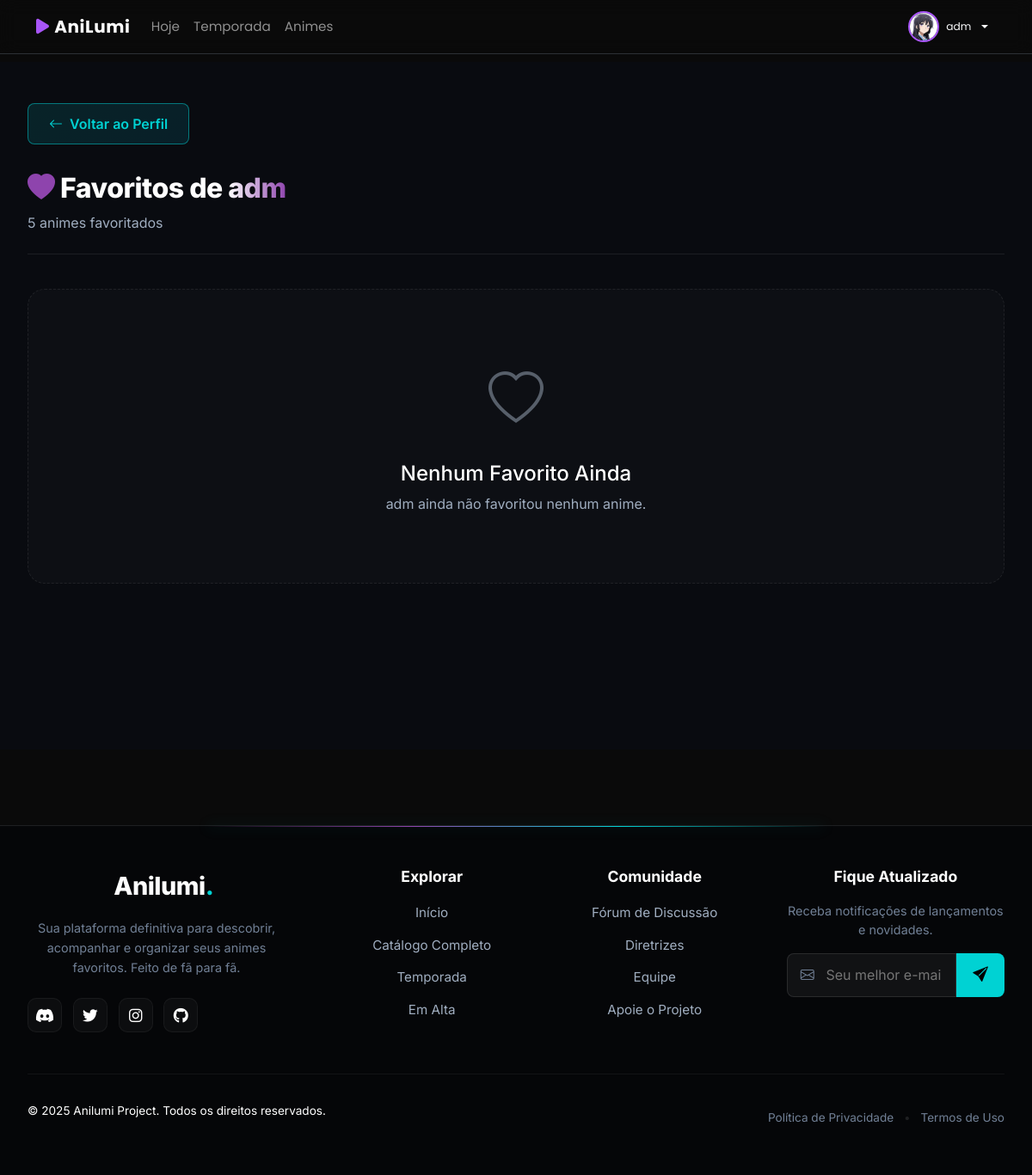
/perfil/adm/favoritos/ (signed in), run on an earlier commit of the app's database.
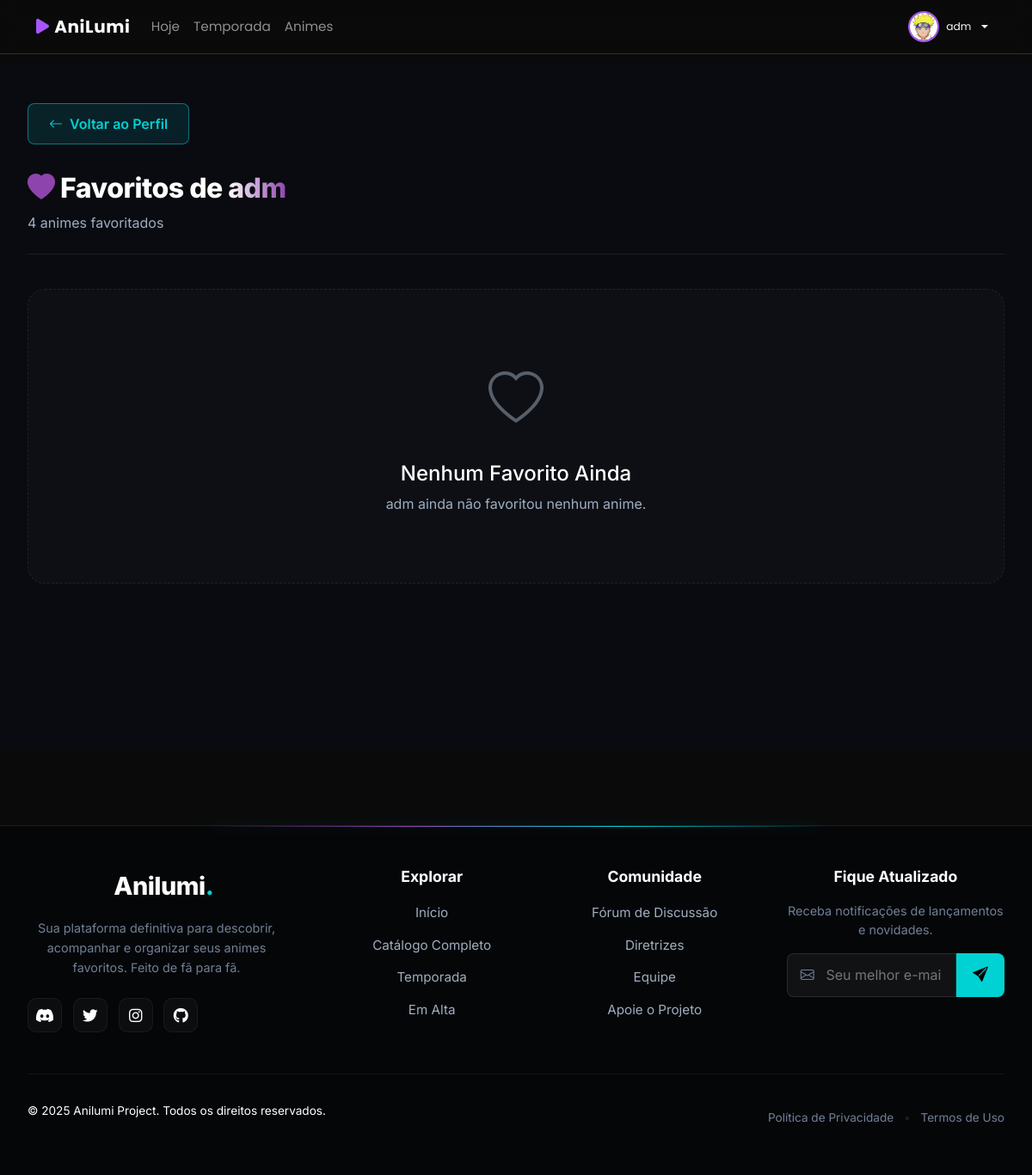
And on a later commit of the database.
### perfil/models.py (models this page shows, shortened)
class Perfil(models.Model):
    AVATAR_CHOICES = [
        ('avatar_1.jpg', 'Avatar 1'),
        ('avatar_2.jpg', 'Avatar 2'),
        ('avatar_3.jpg', 'Avatar 3'),
        ('avatar_4.jpg', 'Avatar 4'),
        ('avatar_5.jpg', 'Avatar 5'),
        ('avatar_6.jpg', 'Avatar 6'),
        ('avatar_7.jpg', 'Avatar 7'),
    ]
    user = models.OneToOneField(User, on_delete=models.CASCADE, related_name='perfil')
    avatar_choice = models.CharField(
        max_length=20,
        choices=AVATAR_CHOICES,
        default='avatar_1.jpg',
        verbose_name='Avatar Padrão',
        help_text='Escolha um dos avatares padrão disponíveis'
    )
    is_vip = models.BooleanField(
        default=False,
        verbose_name='É VIP',
        help_text='Marca se o usuário tem privilégios VIP (avatar/banner personalizados)'
    )
    custom_avatar = models.CharField(
        max_length=255,
        null=True,
        blank=True,
        verbose_name='Avatar Personalizado',
        help_text='URL ou caminho do avatar personalizado (apenas VIP)'
    )
    custom_banner = models.CharField(
        max_length=255,
        null=True,
        blank=True,
        verbose_name='Banner Personalizado',
        help_text='URL ou caminho do banner personalizado (apenas VIP)'
    )
    avatar = models.ImageField(
        upload_to="avatars/%Y/%m/",
        null=True,
        blank=True,
        help_text="Avatar do usuário (recomendado: 200x200px) - DEPRECATED: use avatar_choice"
    )
    bio = models.TextField(
        blank=True,
        max_length=500,
        help_text="Biografia do usuário (máx 500 caracteres)"
    )
    criado_em = models.DateTimeField(auto_now_add=True)
    atualizado_em = models.DateTimeField(auto_now=True)
    class Meta:
        verbose_name = 'Perfil'
        verbose_name_plural = 'Perfis'
    def get_avatar_url(self):
        if self.is_vip and self.custom_avatar:
            return self.custom_avatar
        if self.avatar_choice:
            return f'/static/avatars/{self.avatar_choice}'
        if self.avatar:
            return self.avatar.url
        return f'/static/avatars/avatar_1.jpg'

### perfil/views.py (the view)
# urls.py: path('<str:username>/favoritos/', views.todos_favoritos_usuario, name='todos_favoritos'),
def todos_favoritos_usuario(request, username):
    usuario = get_object_or_404(User, username=username)
    favoritos_qs = usuario.favoritos_anime.all().order_by('-criado_em')
    paginator = Paginator(favoritos_qs, 12)
    page_number = request.GET.get('page', 1)
    page_obj = paginator.get_page(page_number)
    animes_favoritos = []
    for fav in page_obj.object_list:
        anime = JikanAPI.get_anime_by_id(fav.anime_id)
        if anime:
            animes_favoritos.append({
                'favorito': fav,
                'anime': anime,
            })
    context = {
        'usuario': usuario,
        'page_obj': page_obj,
        'favoritos': page_obj.object_list,
        'animes_favoritos': animes_favoritos,
        'total': paginator.count,
    }
    return render(request, 'perfil/todos_favoritos.html', context)

### core/jikan_api.py (called while the page is built, shortened)
    @staticmethod
    def _make_request(endpoint, params=None):
        try:
            url = f"{JikanAPI.BASE_URL}{endpoint}"
            response = requests.get(
                url,
                params=params,
                timeout=JikanAPI.TIMEOUT
            )
            response.raise_for_status()
            return response.json()
        except requests.Timeout:
            logger.warning(f"[TIMEOUT] Jikan API timeout: {endpoint}")
            return {}
        except requests.ConnectionError:
            logger.warning(f"[CONNECTION] Jikan API connection error: {endpoint}")
            return {}
        except Exception as e:
            logger.error(f"[ERROR] Jikan API error: {str(e)}")
            return {}

    @staticmethod
    def get_anime_by_id(anime_id):
        cache_key = f"jikan_anime_{anime_id}"
        cached = cache.get(cache_key)
        if cached:
            logger.info(f"[CACHE HIT] anime_id={anime_id}")
            return cached
        logger.info(f"[API CALL] anime_id={anime_id}")
        data = JikanAPI._make_request(f"/anime/{anime_id}/full")
        logger.warning(f"[WARNING] anime_id={anime_id} not found")
        return None

### perfil/templates/perfil/todos_favoritos.html (shortened to what the changed rows need)
{% extends 'base.html' %}
{% load static %}
{% block content %}
<link rel="stylesheet" href="https://cdn.jsdelivr.net/npm/bootstrap-icons@1.11.3/font/bootstrap-icons.min.css">
<div class="anilumi-wrapper">
    <div class="anilumi-container">
        <div class="section-header">
            <div class="header-info">
                <h1>
                    <i class="bi bi-heart-fill text-accent"></i>
                    Favoritos de <span class="text-gradient">{{ usuario.username }}</span>
                </h1>
                <p>{{ total }} anime{{ total|pluralize }} favoritado{{ total|pluralize }}</p>
            </div>
        </div>
    </div>
</div>
{% endblock %}

### templates/includes/avatar.html (shortened to what this page needs)
{% load static %}
{% if user %}
    {% if user.is_authenticated %}
        {% with perfil=user.perfil %}
            <img
                src="{{ perfil.get_avatar_url }}"
                alt="Avatar de {{ user.username }}"
                class="{{ avatar_class|default:'avatar-default' }}"
                loading="lazy"
            >
        {% endwith %}
    {% endif %}
{% endif %}

What changed in the data, as far as the page shows it:
changed Perfil: get_avatar_url: a different picture
Also different on the page:
{{ total }}: "5" → "4"
